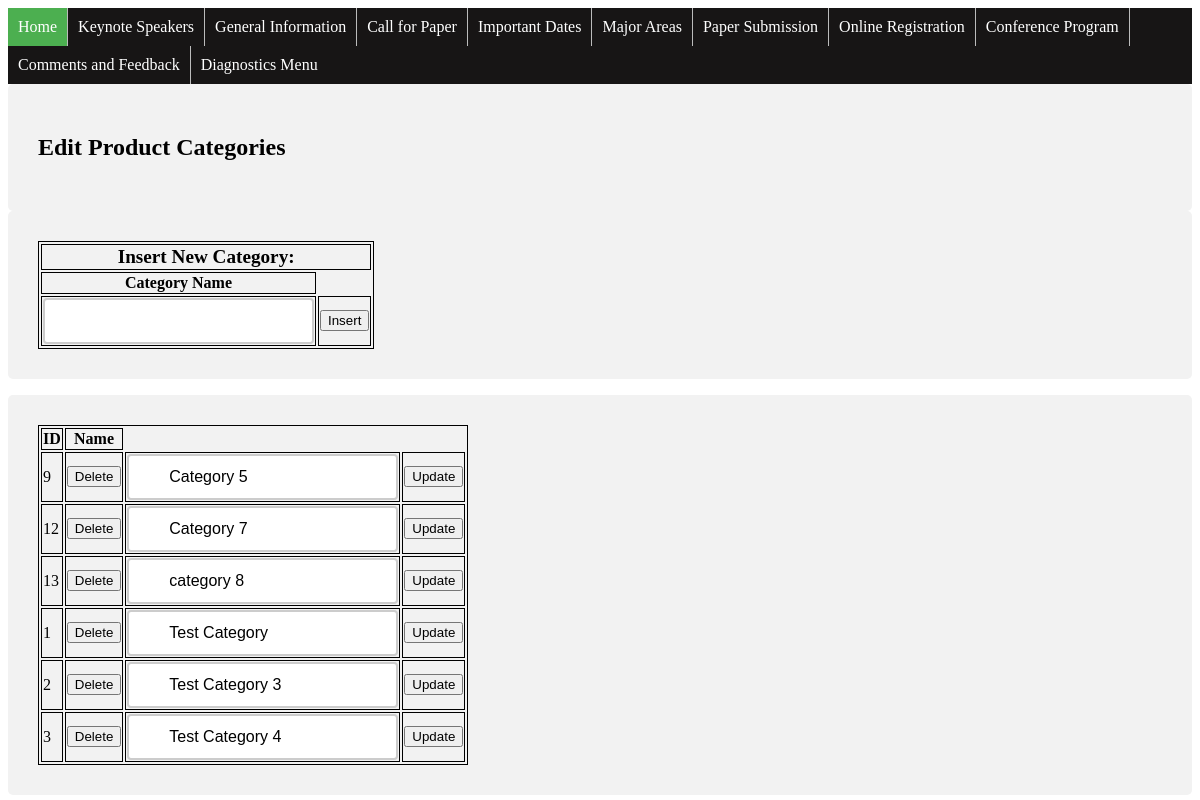
The app's page /editCategories.php with its own data.
### tables this page shows
CREATE TABLE IF NOT EXISTS `wa_product_categories` (
  `ID` int(11) NOT NULL AUTO_INCREMENT,
  `CATEGORY_NAME` varchar(20) NOT NULL,
  PRIMARY KEY (`ID`),
  UNIQUE KEY `CATEGORY_NAME` (`CATEGORY_NAME`)
);

### models/ProdCatModel.php (called while the page is built, shortened)
<?php
class ProdCatModel {
    private $pdo;
    private $table = 'wa_product_categories';
    public function __construct($inPdo) {
        if ($inPdo instanceof PDO) {
            $this->pdo = $inPdo;
        } else {
            die("Object Type Error");
        }
    }
    public function getList() {
        $stmt = $this->pdo->prepare("SELECT * FROM $this->table");
        $stmt->execute();
        $cats = $stmt->fetchAll();
        return $cats;
    }
}
?>

### public_html/editCategories.php (the view, shortened to what this page needs)
<!DOCTYPE html>
<?php
require '../controllers/connectDb.php';
require '../models/ProdCatModel.php';
$PCM = new ProdCatModel($pdo);
$cat_ra = $PCM->getList();
?>
<html>
    <head>
        <link rel="stylesheet" type="text/css" href="./styles.css"/>
    </head>
    <body>
        <?php echo(file_get_contents('.\menu.html')) ?>
        <div><h2>Edit Product Categories</h2></div>
        <div>
            <form action = "<?php filter_input(INPUT_SERVER, 'REQUEST_URI') ?>" method='post'>
                <table>
                    <tr>
                        <th colspan="2" style="font-size:larger ">Insert New Category:</th>
                    </tr>
                    <tr>
                        <th>Category Name</th>
                    </tr>
                    <tr>
                        <td> <input type="text" name="catName"></td>
                        <td> <input type="submit" name="btnInsert" value ="Insert"></td>
                    </tr>
                </table>
            </form>
        </div>
        <p>
        <div>
            <table>
                <tr>
                    <th>ID</th>
                    <th>Name</th>
                </tr>
                <?php
                foreach ($cat_ra as $row) {
                    echo('<tr>');
                    echo('<td>' . $row['ID'] . '</td>');
                    echo('<td>' . "\n" .
                    "<form action = " . $_SERVER['REQUEST_URI'] . " method='post'>" . "\n" .
                    "<input type='hidden' name='catID' value=" . $row['ID'] . ">" . "\n" .
                    "<input type='submit' name='btnDelete' value='Delete'>" . "\n" .
                    "</form>" . "\n" .
                    '</td>' . "\n");
                    echo('<td>' . "\n" .
                    "<form action = " . $_SERVER['REQUEST_URI'] . " method='post'>" . "\n" .
                    "<input type='hidden' name='catID' value=" . $row['ID'] . ">" . "\n" .
                    "<input type='text' name= 'catName' value='" . $row['CATEGORY_NAME'] . "'></td>" . "\n" .
                    "<td><input type='submit' name='btnUpdate' value='Update'>" . "\n" .
                    "</form>" . "\n" .
                    '</td>' . "\n");
                    echo('</tr>');
                }
                ?>
            </table>
        </div>
    </body>
</html>

### public_html/styles.css (style rules this page uses)
ul { list-style-type: none; margin: 0; padding: 0; overflow: hidden; background-color: #171515; }
li { float: left; border-right:1px solid #bbb; }
li:last-child { border-right: none; }
li a { display: block; color: white; text-align: center; padding: 14px 16px; text-decoration: none; }
li a, .dropbtn { display: inline-block; color: white; text-align: center; padding: 10px; text-decoration: none; }
li a.active { background-color: #4CAF50; color: white; }
li.dropdown { display: inline-block; }
div { border-radius: 5px; background-color: #f2f2f2; padding: 30px; }

### public_html/editCategories.php (style rules this page uses)
table, th, td { border: 1px solid black; }

### records on screen
wa_product_categories: ID "9", catName "Category 5"
wa_product_categories: ID "12", catName "Category 7"
wa_product_categories: ID "13", catName "category 8"
wa_product_categories: ID "1", catName "Test Category"
wa_product_categories: ID "2", catName "Test Category 3"
wa_product_categories: ID "3", catName "Test Category 4"

### other values on screen
file_get_contents('.\menu.html') "Home Keynote Speakers General Information Call for Paper Important Dates Major Areas Paper Submission Online Registration Conference Program Comments and Feedback Diagnostics Menu"
